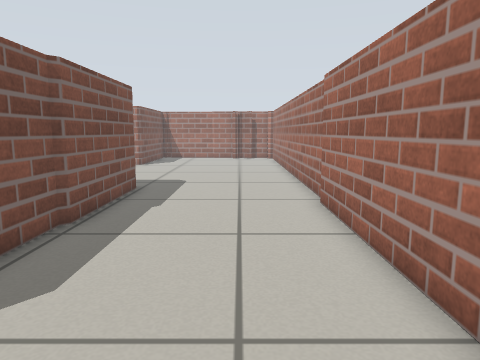
View 1 (above)

20 first-person views from a walk through a Gazebo world. The camera is 0.57 m above the floor, tilts 8° down and sees 70° across. The floor is counted in squares, 0.25 m on a side. Each view is taken from the middle of a square. On the plan, view 1 faces up. The plan holds only what a view shows up to about 19 squares ahead; the rest is blank.

View 2
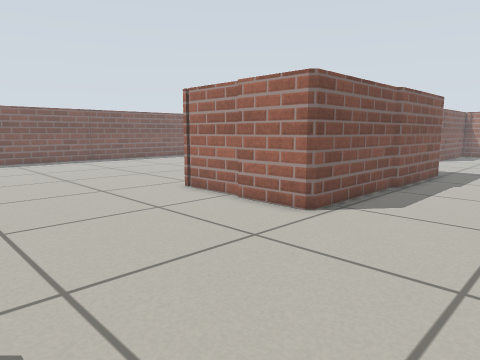

View 3
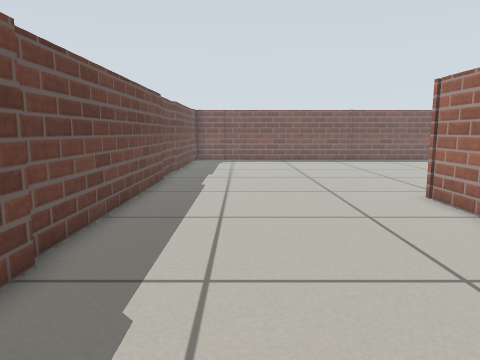

View 4
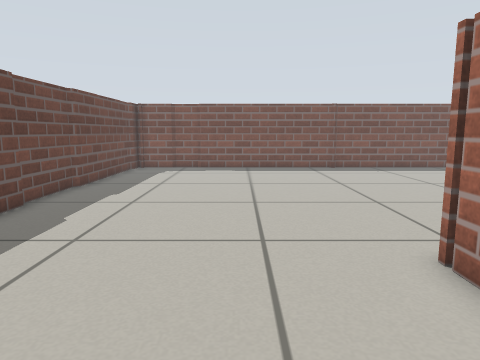

View 5
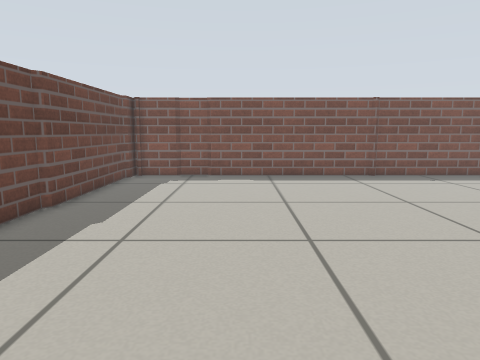

View 6
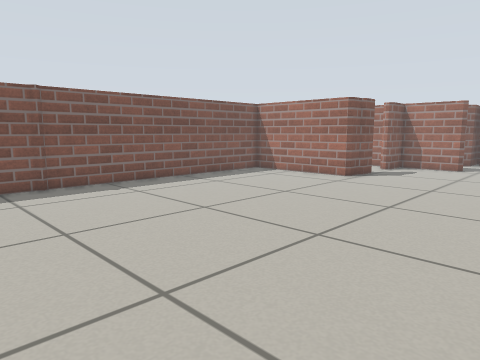

View 7
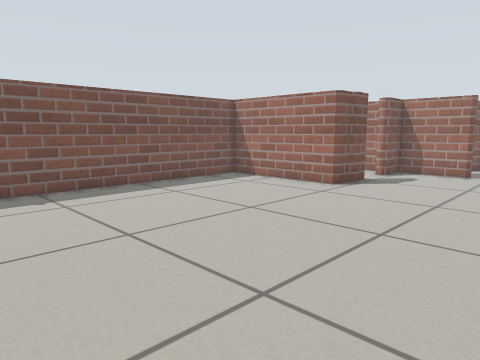

View 8
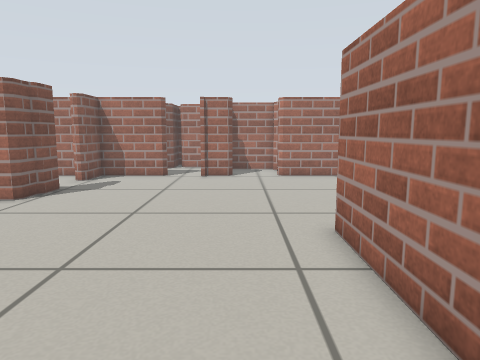

View 9
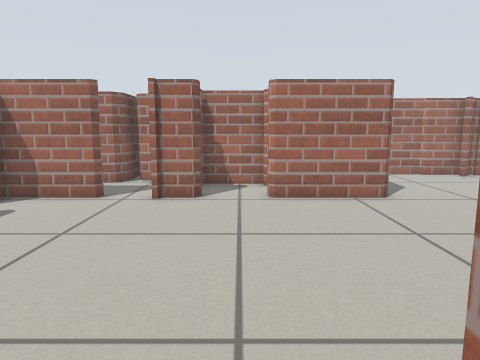

View 10
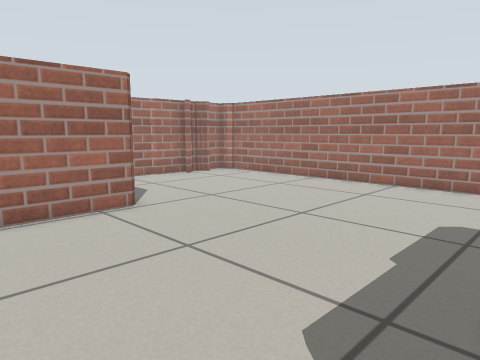

View 11
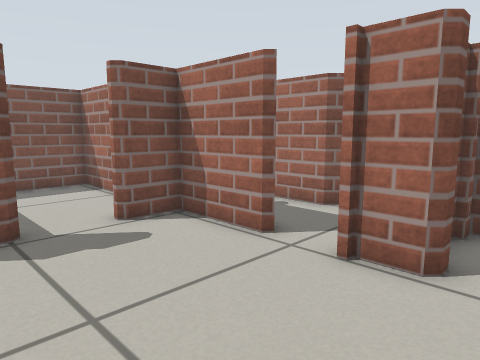

View 12
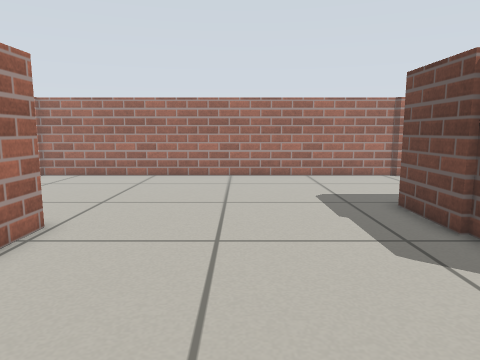

View 13
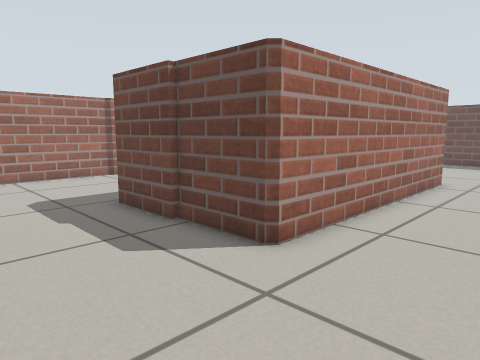

View 14
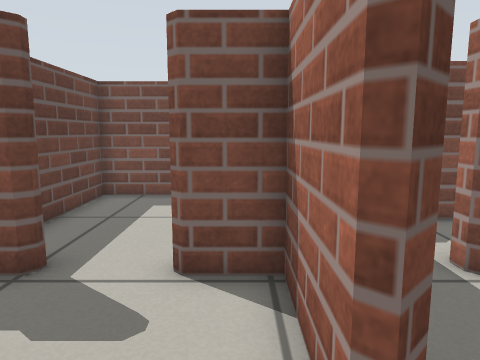

View 15
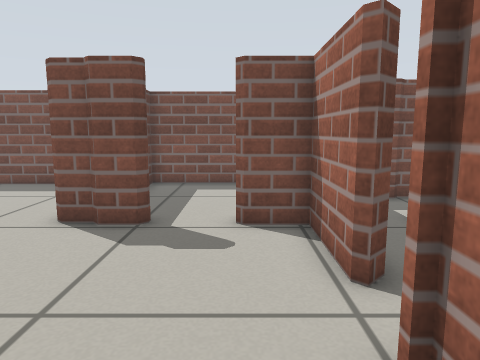

View 16
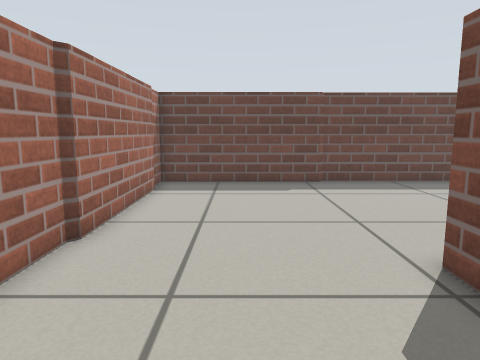

View 17
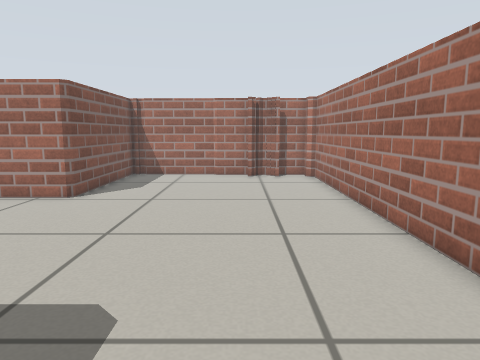

View 18
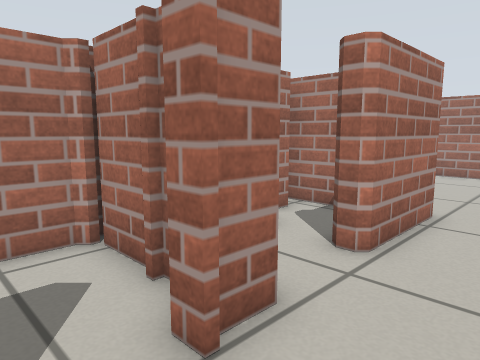

View 19
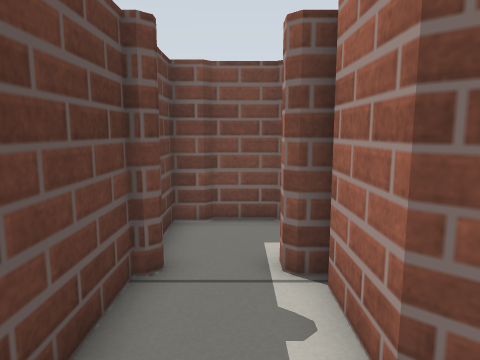

View 20
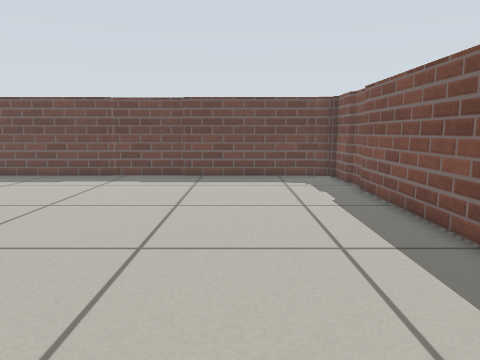

### Floor plan
Points are (right, up) in squares from view 1. A wall is a line through its corners. A room is listed if a view was taken in it or the views show most of it. See-through windows are left out.
Room 1 (views 1, 2, 3, 4, 5, 6, 7, 8, 9, 10, 11, 12, 13, 14, 15, 16, 17, 18, 20)
walls: (-7.6, 14.1) (-4.5, 14.1); (-4.4, 8.1) (-4.4, 2.3) (-7.5, 2.3); (-7.6, 2.5) (-10.8, 2.5) (-10.8, 13.9) (-7.5, 13.9); (-4.2, 13.8) (-4.2, 8.2); (-20.5, 19.8) (-20.2, 19.5) (-20.2, 18.5) (-20.4, 18.3) (-20.4, 17.3) (-26.8, 17.3) (-26.8, 5); (-13.4, 23.7) (-14.9, 23.7); (-13.4, 23.9) (-13.6, 23.7); (-26.5, 5) (-26.8, 4.7) (-26.8, -3.5); (-16.9, 23.7) (-20.2, 23.7) (-20.2, 22); (2.6, 1) (2.6, 10.9) (2.8, 11.1) (2.8, 29.4); (-15.5, -7.7) (-4.8, -7.7) (-4.6, -7.5) (2.6, -7.5) (2.6, -6.2); (-19.1, -7.9) (-15.5, -7.9); (-27, -3.6) (-27, -5.1) (-26.8, -5.3) (-26.8, -7.1); (2.4, -5.5) (2.4, 1); (-25.9, -7.7) (-19.1, -7.7); (-6.8, 30.5) (-6.8, 23.7) (-11, 23.7); (-27, -7.5) (-26, -7.5); (0.3, 30.2) (-0.1, 29.8); (0.5, 30.1) (-2.2, 30.1) (-2.4, 30.3) (-6, 30.3); (2.4, 30.1) (1, 30.1)
ways out: opening at (-16, 24) to room 2; opening at (-20.5, 20.5) to room 3; opening at (-12.5, 24) to room 4
Room 2 (view 19)
walls: (-20.2, 26.7) (-20.9, 26.7); (-20.2, 24.3) (-17.2, 24.3) (-16.8, 23.9); (-17.2, 27.7) (-17.6, 27.3) (-19.9, 27.3); (-15, 23.4) (-15, 24.1); (-14.2, 25.2) (-14.2, 27.8); (-23.8, 27) (-23.8, 25.3) (-23.6, 25.1) (-23.6, 24.3) (-22.2, 24.3); (-14.5, 28.1) (-16.6, 28.1); (-23.8, 28.6) (-23.8, 27.5)
ways out: opening at (-16, 24) to room 1
Room 3 (no view inside)
walls: (-24.5, 23.7) (-27.2, 23.7) (-27.2, 18.1) (-23.2, 18.1); (-21.5, 23.7) (-22.5, 23.7)
ways out: opening at (-20.5, 20.5) to room 1
Room 4 (no view inside)
walls: (-11, 23.7) (-11, 24.3) (-10.7, 24.6); (-10.9, 26.9) (-13.6, 26.9) (-13.6, 26.2); (-13.4, 24.4) (-13.4, 23.9); (-8.5, 27.3) (-9.1, 27.3); (-7.6, 26.2) (-7.6, 28.1)
ways out: opening at (-12.5, 24) to room 1

Positions as (right, up) in squares from view 1, and headings:
1: (0, 0), facing up
2: (1, -6), facing up-left
3: (1, -4), facing left
4: (-5, -1), facing left
5: (-9, -2), facing left
6: (-12, 1), facing up-left
7: (-13, 4), facing up-left
8: (-13, 6), facing up
9: (-12, 12), facing up
10: (-12, 14), facing up-right
11: (-12, 18), facing up-left
12: (-15, 19), facing right
13: (-15, 19), facing down-right
14: (-15, 23), facing left
15: (-12, 22), facing left
16: (-1, 8), facing down
17: (-1, 12), facing up
18: (-17, 21), facing up-right
19: (-15, 26), facing left
20: (-22, 10), facing down
